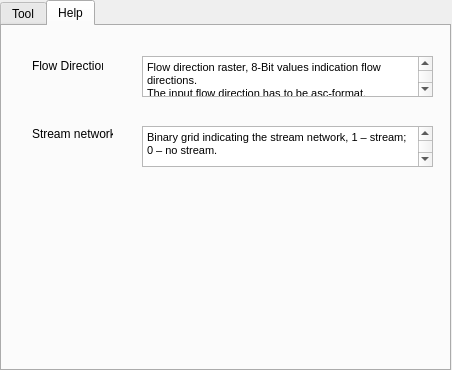
<?xml version="1.0" encoding="UTF-8"?>
<ui version="4.0">
 <class>ACS_preProcessing2DialogBase</class>
 <widget class="QDialog" name="ACS_preProcessing2DialogBase">
  <property name="geometry">
   <rect>
    <x>0</x>
    <y>0</y>
    <width>452</width>
    <height>370</height>
   </rect>
  </property>
  <property name="windowTitle">
   <string>acs_subdivide</string>
  </property>
  <widget class="QTabWidget" name="tabWidget">
   <property name="geometry">
    <rect>
     <x>0</x>
     <y>0</y>
     <width>451</width>
     <height>371</height>
    </rect>
   </property>
   <property name="currentIndex">
    <number>1</number>
   </property>
   <widget class="QWidget" name="tab">
    <attribute name="title">
     <string>Tool</string>
    </attribute>
    <widget class="QLineEdit" name="lineEdit">
     <property name="geometry">
      <rect>
       <x>110</x>
       <y>30</y>
       <width>113</width>
       <height>20</height>
      </rect>
     </property>
    </widget>
    <widget class="QLineEdit" name="lineEdit_3">
     <property name="geometry">
      <rect>
       <x>110</x>
       <y>130</y>
       <width>113</width>
       <height>20</height>
      </rect>
     </property>
    </widget>
    <widget class="QLabel" name="label">
     <property name="geometry">
      <rect>
       <x>20</x>
       <y>30</y>
       <width>71</width>
       <height>20</height>
      </rect>
     </property>
     <property name="text">
      <string>Flow Direction</string>
     </property>
    </widget>
    <widget class="QPushButton" name="pushButton_2">
     <property name="geometry">
      <rect>
       <x>250</x>
       <y>80</y>
       <width>75</width>
       <height>23</height>
      </rect>
     </property>
     <property name="text">
      <string>...</string>
     </property>
    </widget>
    <widget class="QPushButton" name="pushButton_3">
     <property name="geometry">
      <rect>
       <x>250</x>
       <y>130</y>
       <width>75</width>
       <height>23</height>
      </rect>
     </property>
     <property name="text">
      <string>...</string>
     </property>
    </widget>
    <widget class="QLineEdit" name="lineEdit_2">
     <property name="geometry">
      <rect>
       <x>110</x>
       <y>80</y>
       <width>113</width>
       <height>20</height>
      </rect>
     </property>
    </widget>
    <widget class="QPushButton" name="pushButton">
     <property name="geometry">
      <rect>
       <x>250</x>
       <y>30</y>
       <width>75</width>
       <height>23</height>
      </rect>
     </property>
     <property name="text">
      <string>...</string>
     </property>
    </widget>
    <widget class="QLabel" name="label_3">
     <property name="geometry">
      <rect>
       <x>20</x>
       <y>130</y>
       <width>46</width>
       <height>13</height>
      </rect>
     </property>
     <property name="text">
      <string>Output</string>
     </property>
    </widget>
    <widget class="QLabel" name="label_2">
     <property name="geometry">
      <rect>
       <x>20</x>
       <y>80</y>
       <width>81</width>
       <height>16</height>
      </rect>
     </property>
     <property name="text">
      <string>Stream network</string>
     </property>
    </widget>
    <widget class="QDialogButtonBox" name="button_box">
     <property name="geometry">
      <rect>
       <x>80</x>
       <y>300</y>
       <width>341</width>
       <height>32</height>
      </rect>
     </property>
     <property name="orientation">
      <enum>Qt::Horizontal</enum>
     </property>
     <property name="standardButtons">
      <set>QDialogButtonBox::Cancel|QDialogButtonBox::Ok</set>
     </property>
    </widget>
   </widget>
   <widget class="QWidget" name="tab_2">
    <attribute name="title">
     <string>Help</string>
    </attribute>
    <widget class="QLabel" name="label_4">
     <property name="geometry">
      <rect>
       <x>30</x>
       <y>30</y>
       <width>71</width>
       <height>20</height>
      </rect>
     </property>
     <property name="text">
      <string>Flow Direction</string>
     </property>
    </widget>
    <widget class="QLabel" name="label_5">
     <property name="geometry">
      <rect>
       <x>30</x>
       <y>100</y>
       <width>81</width>
       <height>16</height>
      </rect>
     </property>
     <property name="text">
      <string>Stream network</string>
     </property>
    </widget>
    <widget class="QTextBrowser" name="textBrowser">
     <property name="geometry">
      <rect>
       <x>140</x>
       <y>30</y>
       <width>291</width>
       <height>41</height>
      </rect>
     </property>
     <property name="html">
      <string>&lt;!DOCTYPE HTML PUBLIC &quot;-//W3C//DTD HTML 4.0//EN&quot; &quot;http://www.w3.org/TR/REC-html40/strict.dtd&quot;&gt;
&lt;html&gt;&lt;head&gt;&lt;meta name=&quot;qrichtext&quot; content=&quot;1&quot; /&gt;&lt;style type=&quot;text/css&quot;&gt;
p, li { white-space: pre-wrap; }
&lt;/style&gt;&lt;/head&gt;&lt;body style=&quot; font-family:'MS Shell Dlg 2'; font-size:8.25pt; font-weight:400; font-style:normal;&quot;&gt;
&lt;p style=&quot; margin-top:0px; margin-bottom:0px; margin-left:0px; margin-right:0px; -qt-block-indent:0; text-indent:0px;&quot;&gt;&lt;span style=&quot; font-family:'Arial,sans-serif'; font-size:8pt;&quot;&gt;Flow direction raster, 8-Bit values indication flow directions.&lt;/span&gt;&lt;/p&gt;
&lt;p style=&quot; margin-top:0px; margin-bottom:0px; margin-left:0px; margin-right:0px; -qt-block-indent:0; text-indent:0px;&quot;&gt;&lt;span style=&quot; font-family:'Arial,sans-serif'; font-size:8pt;&quot;&gt;The input flow direction has to be asc-format.&lt;/span&gt;&lt;/p&gt;&lt;/body&gt;&lt;/html&gt;</string>
     </property>
    </widget>
    <widget class="QTextBrowser" name="textBrowser_2">
     <property name="geometry">
      <rect>
       <x>140</x>
       <y>100</y>
       <width>291</width>
       <height>41</height>
      </rect>
     </property>
     <property name="html">
      <string>&lt;!DOCTYPE HTML PUBLIC &quot;-//W3C//DTD HTML 4.0//EN&quot; &quot;http://www.w3.org/TR/REC-html40/strict.dtd&quot;&gt;
&lt;html&gt;&lt;head&gt;&lt;meta name=&quot;qrichtext&quot; content=&quot;1&quot; /&gt;&lt;style type=&quot;text/css&quot;&gt;
p, li { white-space: pre-wrap; }
&lt;/style&gt;&lt;/head&gt;&lt;body style=&quot; font-family:'MS Shell Dlg 2'; font-size:8.25pt; font-weight:400; font-style:normal;&quot;&gt;
&lt;p style=&quot; margin-top:0px; margin-bottom:0px; margin-left:0px; margin-right:0px; -qt-block-indent:0; text-indent:0px;&quot;&gt;&lt;span style=&quot; font-size:8pt;&quot;&gt;Binary grid indicating the stream network, 1 – stream; 0 – no stream.&lt;/span&gt;&lt;/p&gt;
&lt;p style=&quot; margin-top:12px; margin-bottom:12px; margin-left:0px; margin-right:0px; -qt-block-indent:0; text-indent:0px;&quot;&gt;&lt;span style=&quot; font-size:8pt;&quot;&gt;The input stream network raster has to be asc-format.&lt;/span&gt;&lt;/p&gt;&lt;/body&gt;&lt;/html&gt;</string>
     </property>
    </widget>
   </widget>
  </widget>
 </widget>
 <resources/>
 <connections>
  <connection>
   <sender>button_box</sender>
   <signal>accepted()</signal>
   <receiver>ACS_preProcessing2DialogBase</receiver>
   <slot>accept()</slot>
   <hints>
    <hint type="sourcelabel">
     <x>20</x>
     <y>20</y>
    </hint>
    <hint type="destinationlabel">
     <x>20</x>
     <y>20</y>
    </hint>
   </hints>
  </connection>
  <connection>
   <sender>button_box</sender>
   <signal>rejected()</signal>
   <receiver>ACS_preProcessing2DialogBase</receiver>
   <slot>reject()</slot>
   <hints>
    <hint type="sourcelabel">
     <x>20</x>
     <y>20</y>
    </hint>
    <hint type="destinationlabel">
     <x>20</x>
     <y>20</y>
    </hint>
   </hints>
  </connection>
 </connections>
</ui>
